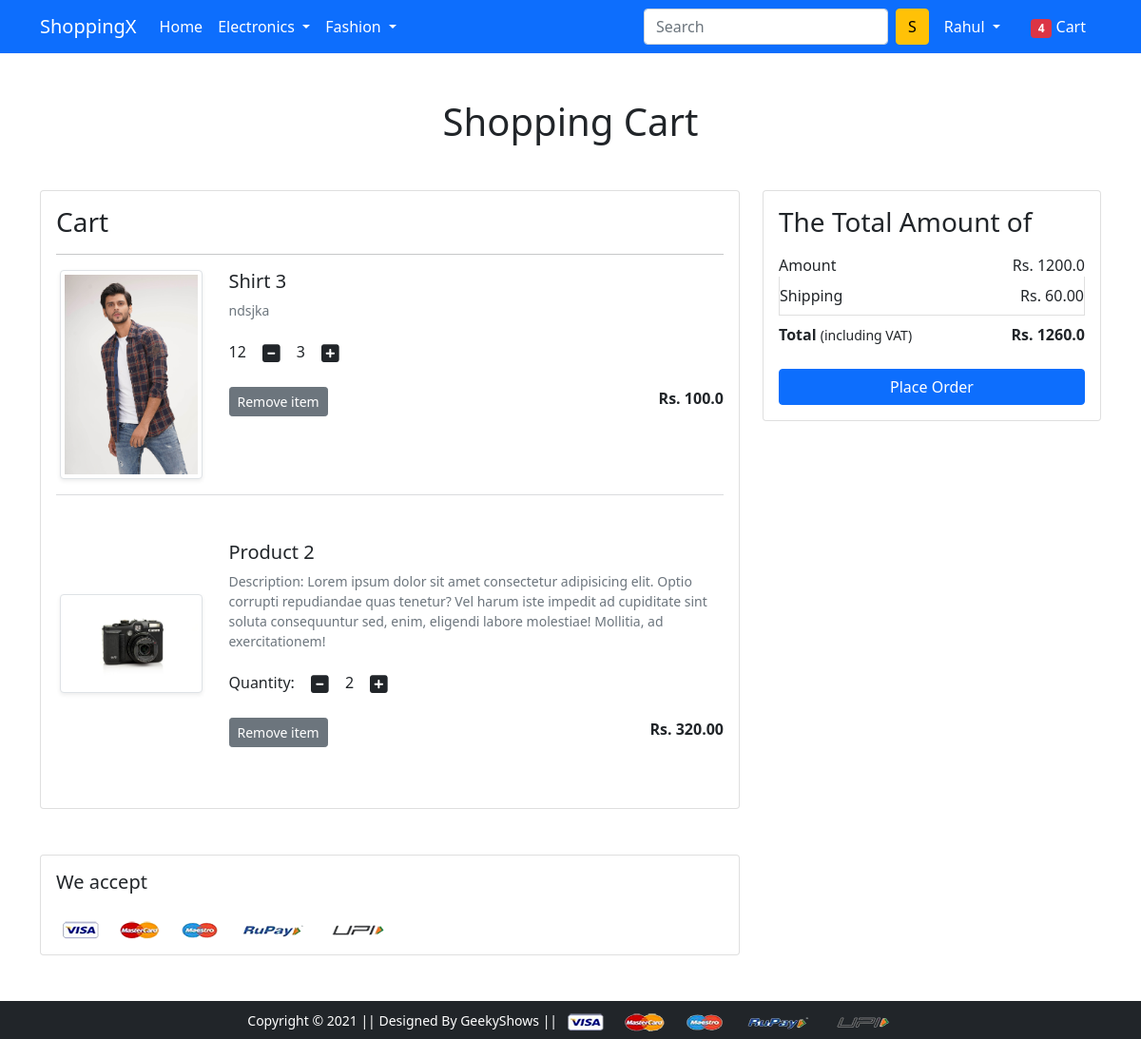
The app's page /cart/ (signed in), older data.
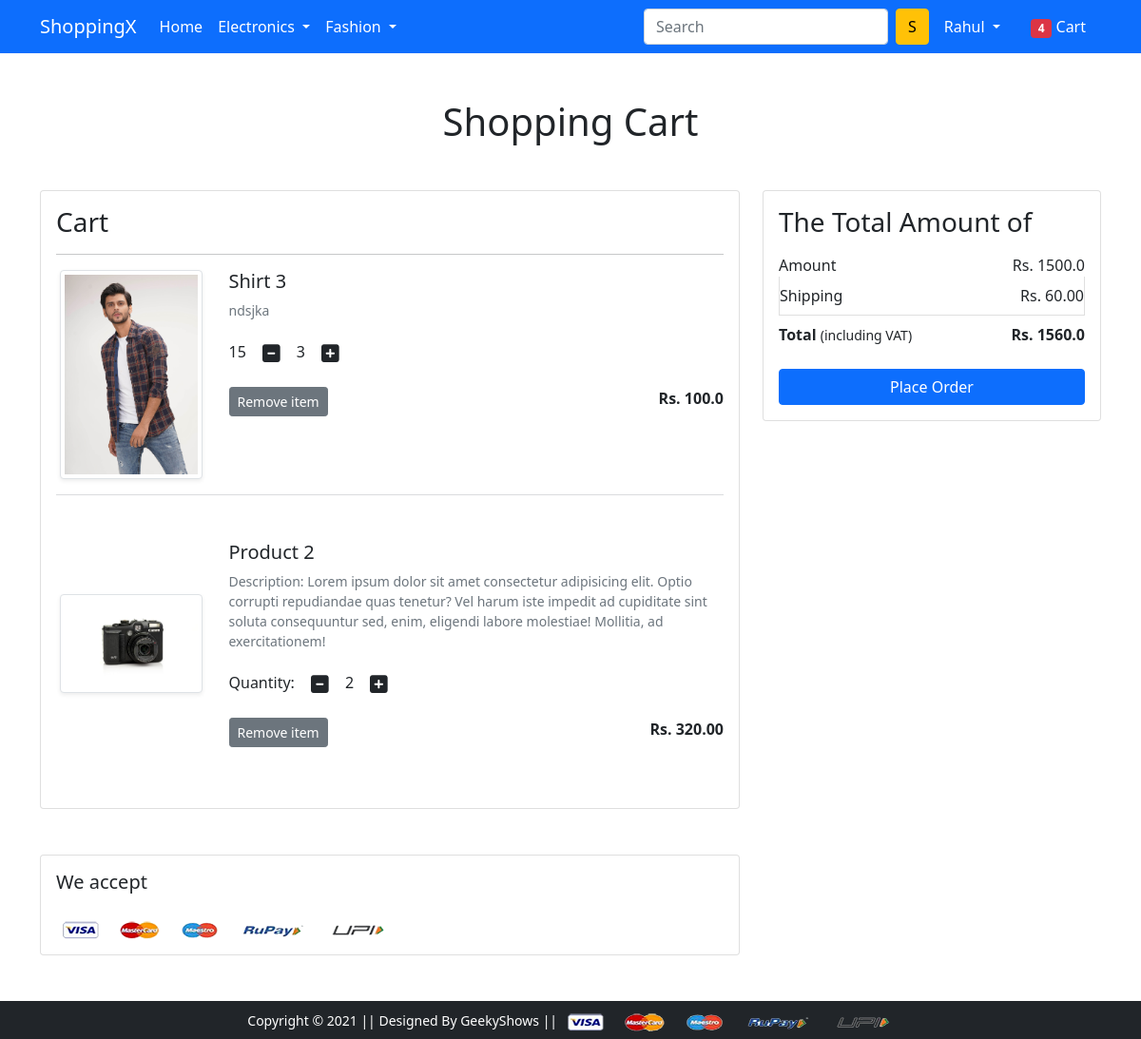
The same page, newer data.
### app/models.py (models this page shows)
class Cart(models.Model):
    user=models.ForeignKey(User,on_delete=models.CASCADE)
    product=models.ForeignKey(Product,on_delete=models.CASCADE)
    quantity=models.PositiveIntegerField(default=1)

class Product(models.Model):
    title=models.CharField(max_length=100)
    selling_price=models.FloatField()
    discounted_price=models.FloatField()
    description=models.TextField()
    brand=models.CharField(max_length=100)
    category=models.CharField(choices=CATEGORY_CHOICES,max_length=2)
    product_image=models.ImageField(upload_to='productimg')

### app/views.py (the view)
# urls.py: path('cart/', views.show_cart, name='showcart'),
def show_cart(request):
    if request.user.is_authenticated:
        user=request.user
        cart=Cart.objects.filter(user=user)
        amount=0.0
        shipping_amount=60.0
        total_amount=0.0
        cart_product=[p for p in Cart.objects.all() if p.user==user]
        if cart_product:
            for p in cart_product:
                tempamount=(p.quantity * p.product.discounted_price)
                amount += tempamount
                totalamount=amount + shipping_amount
            return render(request, 'app/addtocart.html',{'carts':cart,'totalamount':totalamount,'amount':amount})
        else:
            return render(request,'app/emptycart.html')

### app/templates/app/addtocart.html (shortened to what this page needs)
{% extends 'app/base.html' %}
{% load static %}
{% block main-content %}
<div class="container my-5">
 <div class="row">
  <h1 class="text-center mb-5">Shopping Cart</h1>
  <div class="col-sm-8">
  <div class="card">
   <div class="card-body">
    <h3>Cart</h3>
    {% for cart in carts %}
    <hr>
    <div class="row">
     <div class="col-sm-3 text-center align-self-center"><img src="{{cart.product.product_image.url}}" alt="" srcset="" class="img-fluid img-thumbnail shadow-sm" height="150" width="150"> </div>
     <div class="col-sm-9">
      <div>
       <h5>{{cart.product.title}}</h5>
       <p class="mb-2 text-muted small">{{cart.product.description}}</p>
       <div class="my-3">
        <label for="quantity">{{cart.quantity}}</label>
        <a class="minus-cart btn" pid="{{cart.product.id}}"><i class="fas fa-minus-square fa-lg"></i></a>
          <span id="quantity">3</span>
        <a class="plus-cart btn" pid="{{cart.product.id}}"><i class="fas fa-plus-square fa-lg"></i></a>
       </div>
       <div class="d-flex justify-content-between">
        <a href="#" class="btn btn-sm btn-secondary mr-3" pid="{{cart.product.id}}">Remove item </a>
        <p class="mb-0"><span><strong>Rs. {{cart.product.discounted_price}}</strong></span></p>
       </div>
      </div>
     </div>
    </div>
    {% endfor %}
    <hr class="text-muted">
    <div class="row my-5">
     <div class="col-sm-3 text-center align-self-center"> <img src="{% static 'app/images/product/2.jpg'%}" alt="" srcset="" class="img-fluid img-thumbnail shadow-sm" height="150" width="150"></div>
     <div class="col-sm-9">
      <div>
       <h5>Product 2</h5>
       <p class="mb-2 text-muted small">Description: Lorem ipsum dolor sit amet consectetur adipisicing elit. Optio corrupti repudiandae quas tenetur? Vel harum iste impedit ad cupiditate sint soluta consequuntur sed, enim, eligendi labore molestiae! Mollitia, ad exercitationem!</p>
       <div class="my-3">
        <label for="quantity">Quantity:</label>
        <a class="minus-cart btn"><i class="fas fa-minus-square fa-lg"></i></a>
          <span id="quantity">2</span>
        <a class="plus-cart btn"><i class="fas fa-plus-square fa-lg"></i></a>
       </div>
       <div class="d-flex justify-content-between">
        <a href="#" class="btn btn-sm btn-secondary mr-3">Remove item </a>
        <p class="mb-0"><span><strong>Rs. 320.00</strong></span></p>
       </div>
      </div>
     </div>
    </div>
   </div>
   </div>
  </div>
  <div class="col-sm-4">
   <div class="card">
    <div class="card-body">
      <h3>The Total Amount of</h3>
      <ul class="list-group">
       <li class="list-group-item d-flex justify-content-between align-items-center border-0 px-0 pb-0">Amount<span>Rs. <span id="amount">{{amount}}</span></span></li>
       <li class="list-group-item d-flex justify-content-between align-items-center px-0">Shipping<span>Rs. 60.00</span></li>
       <li class="list-group-item d-flex justify-content-between align-items-center border-0 px-0 mb-3">
        <div>
           <strong>Total</strong> <small>(including VAT)</small>
         </div>
         <span><strong>Rs. <strong id="totalamount">{{totalamount}}</strong></strong></span>
       </li>
      </ul>
      <div class="d-grid"><a href="{% url 'checkout' %}" class="btn btn-primary">Place Order</a></div>
    </div>
   </div>
  </div>
 </div>
</div>
<div class="container">
 <div class="row">
  <div class="col-sm-8">
   <div class="card">
    <div class="card-body">
      <h5 class="mb-4">We accept</h5>
      <img src="{% static 'app/images/payment.png' %}" alt="" class="img-fluid">
    </div>
  </div>
  </div>
 </div>
</div>
{% endblock main-content %}

### app/templates/app/base.html (shortened to what this page needs)
<!doctype html>
{% load static %}
<html lang="en">
  <head>
    <link href="https://cdn.jsdelivr.net/npm/bootstrap@5.0.0-beta1/dist/css/bootstrap.min.css" rel="stylesheet">
    <link rel="stylesheet" href="{% static 'app/css/owl.carousel.min.css' %}">
    <link rel="stylesheet" href="{% static 'app/css/all.min.css' %}">
    <link rel="stylesheet" href="{% static 'app/css/style.css' %}">
  </head>
  <body>
    <nav class="navbar navbar-expand-lg navbar-dark bg-primary">
     <div class="container">
       <a class="navbar-brand" href="/">ShoppingX</a>
       <div class="collapse navbar-collapse" id="navbarSupportedContent">
         <ul class="navbar-nav me-auto mb-2 mb-lg-0">
           <li class="nav-item">
             <a class="nav-link active" aria-current="page" href="/">Home</a>
           </li>
           <li class="nav-item dropdown">
             <a class="nav-link dropdown-toggle text-white" href="#" id="electronicsDropdown" role="button" data-bs-toggle="dropdown" aria-expanded="false">
               Electronics
             </a>
           </li>
           <li class="nav-item dropdown">
             <a class="nav-link dropdown-toggle text-white" href="#" id="fashionDropdown" role="button" data-bs-toggle="dropdown" aria-expanded="false">
               Fashion
             </a>
           </li>
         </ul>
         <form class="d-flex">
           <input class="form-control me-2" type="search" placeholder="Search" aria-label="Search">
           <button class="btn btn-warning" type="submit">S</button>
         </form>
         <div>
          <ul class="navbar-nav me-auto mb-2 mb-lg-0">
          {% if request.user.is_authenticated %}
           <li class="nav-item dropdown mx-2">
              <a class="nav-link dropdown-toggle text-white" href="#" id="profileDropdown" role="button" data-bs-toggle="dropdown" aria-expanded="false">
                {{request.user.username|capfirst}}
              </a>
            </li>
            <li class="nav-item mx-2">
             <a href="{% url 'showcart' %}" class="nav-link text-white"><span class="badge bg-danger">4</span> Cart </a>
            </li>
            {% endif %}
          </ul>
         </div>
       </div>
     </div>
    </nav>
    {% block main-content %} {% endblock main-content %}
    <footer class="container-fluid bg-dark text-center p-2 mt-5">
        <small class="text-white">Copyright &copy; 2021 || Designed By GeekyShows || </small>
        <img src="{% static 'app/images/payment.png' %}" alt="" srcset="" class="img-fluid" height="2px">
    </footer>
  </body>
</html>

Row changes from the older to the newer data that the page shows:
changed Cart "Shirt 3": quantity "12" → "15"
Text that changed along with them:
{{ amount }}: "1200.0" → "1500.0"
{{ totalamount }}: "1260.0" → "1560.0"
